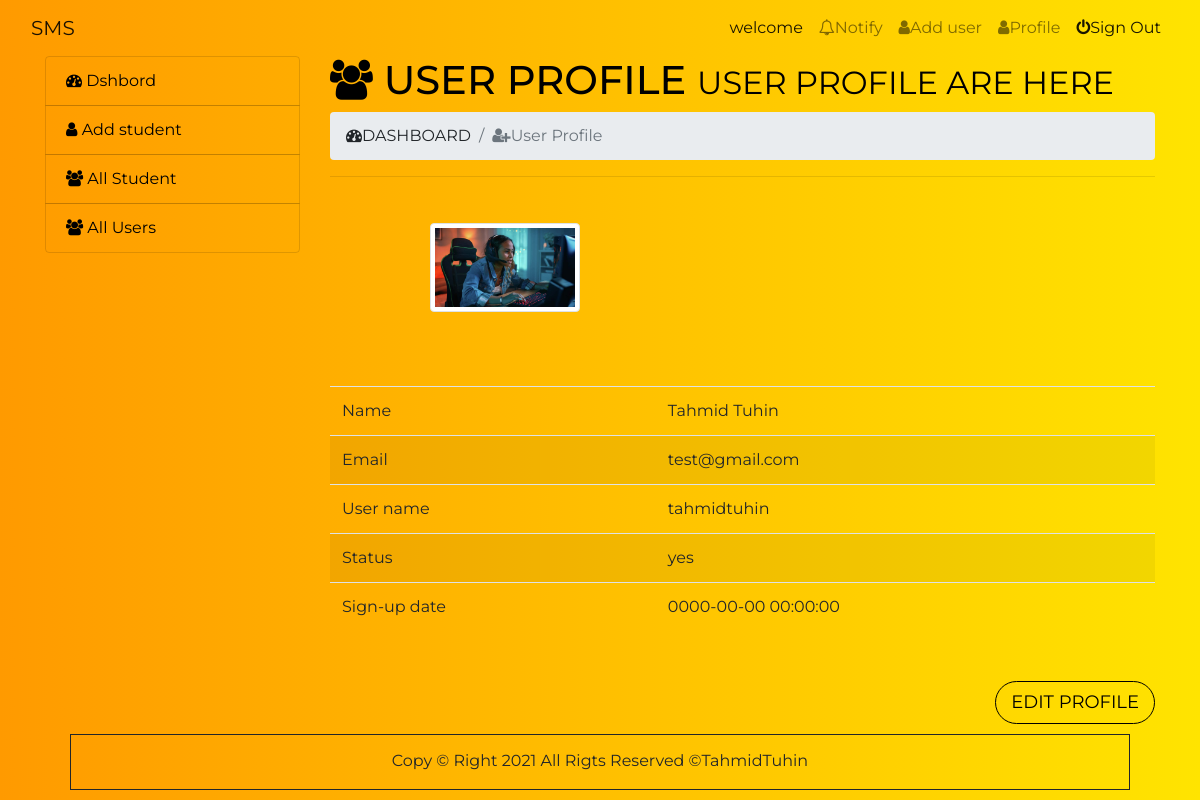
Page /admin/index.php?page=profile (signed in) on the committed database.
### tables this page shows
CREATE TABLE `user` (
  `id` int(11) NOT NULL,
  `name` varchar(100) NOT NULL,
  `email` varchar(100) NOT NULL,
  `username` varchar(20) NOT NULL,
  `password` varchar(50) NOT NULL,
  `photo` varchar(100) NOT NULL,
  `date-time` datetime NOT NULL,
  `status` varchar(5) NOT NULL
);

### admin/profile.php (the view)
<h1><i class="fa fa-users"></i> User Profile <small>User Profile are here</small></h1>
<nav aria-label="breadcrumb">
	<ol class="breadcrumb">
		<li class="breadcrumb-item" aria-current="page"><i class="fa fa-dashboard"></i>DASHBOARD</li>
		<li class="breadcrumb-item active" aria-current="page"><i class="fa fa-user-plus"></i>User Profile</li>
	</ol>
</nav>
<hr>
<?php
	$username = $_SESSION['user_login'];
	$query = $dbconnect->query("SELECT * FROM `user` WHERE `username` = '$username'");
	$u_data = $query->fetch_assoc();
?>
<div class="col-12 table-responsive no-gutters">
	<table id="p-table" class=" table table-striped " style="width:100%">
		<tbody>
			<tr>
				<div class="profile-picture">
					<img class="img-thumbnail" src="image/<?=$u_data['photo'] ?>" alt="" style="width: 150px;margin: 30px 0px 75px 100px;">
				</div>
			</tr>
			<tr>
				<td>Name</td>
				<td><?=ucfirst($u_data['name']) ?></td>
			</tr>
			<tr>
				<td>Email</td>
				<td><?=$u_data['email'] ?></td>
			</tr>
			<tr>
				<td>User name</td>
				<td><?=$u_data['username'] ?></td>
			</tr>
			<tr>
				<td>Status</td>
				<td><?=$u_data['status'] ?></td>
			</tr>
			<tr>
				<td>Sign-up date</td>
				<td><?=$u_data['date-time'] ?></td>
			</tr>
		</tbody>
	</table>
	<div class="right">
		<a href="index.php?page=profile-edit"><button type="submit" name="update" class="btn btn-primary">Edit Profile</button></a>
	</div>
</div>

### css/style.css (style rules this page uses)
* { margin: 0; padding: 0; }
.no-gutters { padding-right: 0; padding-left: 0; }
.no-gutters { padding-right:0;padding-left:0 }
body { background-image: linear-gradient(to right , #FF9A00, #FFE400); font-family: 'Montserrat', sans-serif; }
.right { margin-top: 50px; }
.right button { padding: 7px 15px; font-size: 18px; color: black; text-transform: uppercase; background: transparent; border: 1px solid black; border-radius: 25px; float: right; }
.content h1 { text-transform: uppercase; color: black; }

### rows in the picture
user: photo (picture), name "Tahmid Tuhin", email "test@gmail.com", username "tahmidtuhin", status "yes", value "0000-00-00 00:00:00"
